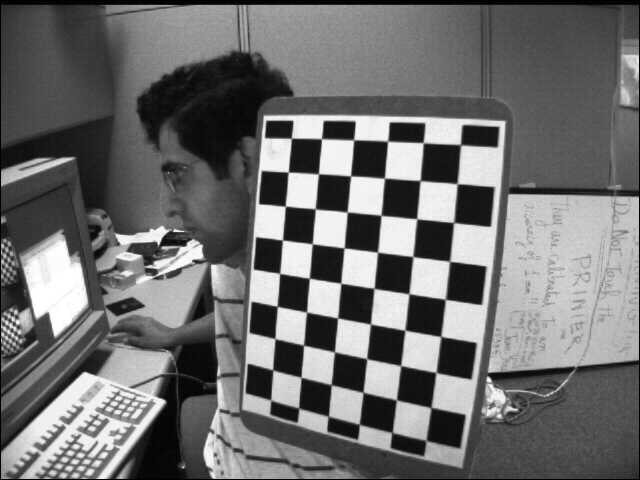
#> input picture R.jpg, 640 x 480 px
$ python 01.py
#> lines starting #> are read from the running program, lines starting #| are printed output that depends on the picture; after the words box and inside, x2 and y2 are one past the last pixel; in counts of white or black regions, pixels touching at a corner belong together; long printed decimals are rounded
"""   https://www.jianshu.com/p/23928a80fa0f   """
import numpy as np
import cv2
import glob

# 设置寻找亚像素角点的参数，采用的停止准则是最大循环次数30和最大误差容限0.001
criteria = (cv2.TERM_CRITERIA_EPS + cv2.TERM_CRITERIA_MAX_ITER, 30, 0.001)

# 获取标定板角点的位置
objp = np.zeros((6*9,3), np.float32)  # 7x8的格子 此处参数根据使用棋盘格规格进行修改
objp[:,:2] = np.mgrid[0:9,0:6].T.reshape(-1,2)
# 将世界坐标系建在标定板上，所有点的Z坐标全部为0，所以只需要赋值x和y

objpoints = [] # 存储3D点
imgpoints = [] # 存储2D点

images = glob.glob('R.jpg') # 文件存储路径，存储需要标定的摄像头拍摄的棋盘格图片

for fname in images:
    img = cv2.imread(fname)
#> img is the input picture: shape (480, 640, 3); min 0, max 255, mean 110.9
    gray = cv2.cvtColor(img,cv2.COLOR_BGR2GRAY)
    size = gray.shape[::-1]
#> size = (640, 480)
    # 寻找棋盘格角点
    ret, corners = cv2.findChessboardCorners(gray, (9,6),None)
#> ret = True; corners = 54 rows, first 8: [460.6, 145], [456.8, 183.7], [453.5, 222.5], [449.5, 261.4], [445.1, 299.5], [440.9, 336.3], [435.8, 372.2], [430.9, 407.6]

    if ret == True:
        objpoints.append(objp)

        # 在原角点的基础上寻找亚像素角点
        corners2 = cv2.cornerSubPix(gray,corners,(11,11),(-1,-1),criteria)
#> corners2 = 54 rows, first 8: [460.5, 144.7], [457.1, 183.7], [453.6, 222.5], [449.6, 261.3], [445.4, 299.3], [440.8, 336.6], [435.9, 372.5], [431, 407.5]
        if corners2.any():
            imgpoints.append(corners2)
        else:
            imgpoints.append(corners)

        # 绘制角点并显示
        img = cv2.drawChessboardCorners(img, (9,6), corners2,ret)
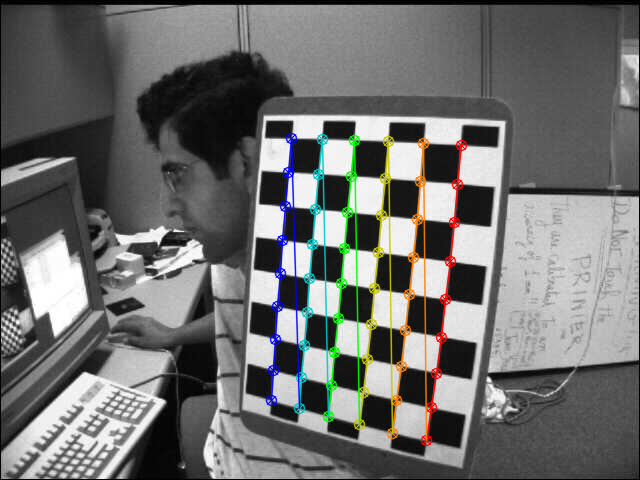
#> img: shape (480, 640, 3); 4.35% of pixels changed, all inside (x1, y1, x2, y2) = (265, 132, 468, 447)
        cv2.imshow('img',img)
        cv2.waitKey(5000)

cv2.destroyAllWindows()


ret, mtx, dist, rvecs, tvecs = cv2.calibrateCamera(objpoints, imgpoints, gray.shape[::-1],None,None)
#> ret = 0.143; mtx = [[359.8, 0, 333.1], [0, 378.6, 235.2], [0, 0, 1]]; dist = [[-0.128, -0.00449, 0.000781, -0.00197, 0.00769]]; rvecs = ([0.283, 0.22, 1.66],); tvecs = ([3.44, -2.32, 9.43],)

print ("ret:",ret  )
#| ret: 0.1426
print ("mtx:\n",mtx )       # 内参数矩阵
#| mtx:
#|  [[359.808   0.         333.100]
#|  [  0.         378.639 235.217 ]
#|  [  0.           0.           1.        ]]
print ("dist:\n",dist)      # 畸变系数   distortion cofficients = (k_1,k_2,p_1,p_2,k_3)
#| dist:
#|  [[-0.1275 -0.004485  0.0007807 -0.001969  0.007686]]
print ("rvecs:\n",rvecs)    # 旋转向量  # 外参数
#| rvecs:
#|  (array([[0.2827],
#|        [0.2196],
#|        [1.657]]),)
print ("tvecs:\n",tvecs )   # 平移向量  # 外参数
#| tvecs:
#|  (array([[ 3.436],
#|        [-2.316],
#|        [ 9.432 ]]),)

f = open('data_R_ret.txt','w')
f.write(str(ret))
f.close()
f = open('data_R_mtx.txt','w')
f.write(str(mtx))
f.close()
f = open('data_R_dist.txt','w')
f.write(str(dist))
f.close()
f = open('data_R_rvecs.txt','w')
f.write(str(rvecs))
f.close()
f = open('data_R_tvecs.txt','w')
f.write(str(tvecs))
f.close()


print("-----------------------------------------------------")
# 畸变校正
img = cv2.imread(images[0])
h, w = img.shape[:2]
#> h = 480; w = 640
newcameramtx, roi = cv2.getOptimalNewCameraMatrix(mtx,dist,(w,h),1,(w,h))
#> newcameramtx = [[286.6, 0, 332.8], [0, 300.8, 235.9], [0, 0, 1]]; roi = (27, 38, 584, 404)
print (newcameramtx )
#| [[286.632   0.         332.773]
#|  [  0.         300.756 235.862]
#|  [  0.           0.           1.        ]]
print("------------------使用undistort函数-------------------")
dst = cv2.undistort(img,mtx,dist,None,newcameramtx)
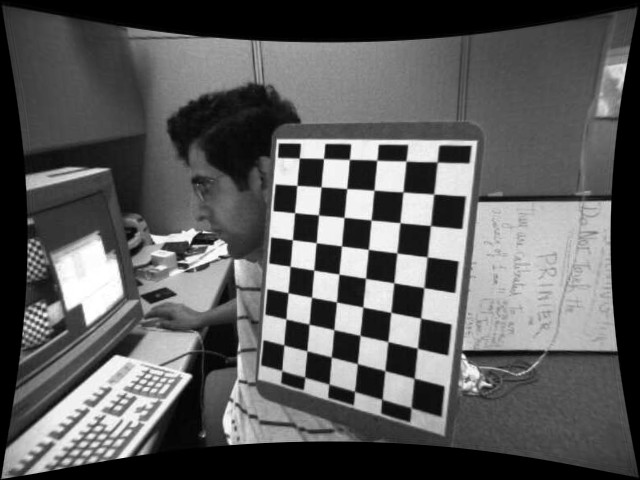
#> dst: shape (480, 640, 3); min 0, max 255, mean 92
x,y,w,h = roi
#> x = 27; y = 38; w = 584; h = 404
dst1 = dst[y:y+h,x:x+w]
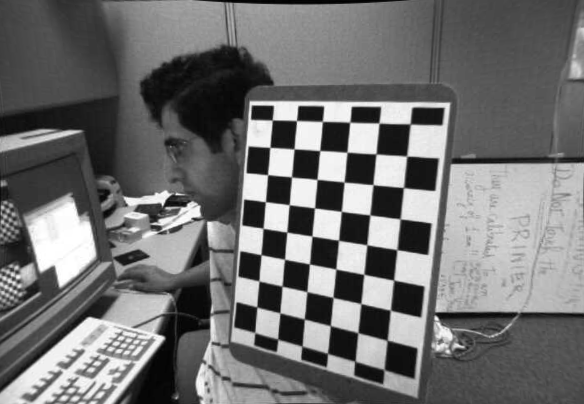
#> dst1: shape (404, 584, 3); min 0, max 255, mean 112.7
cv2.imwrite('calib_result11.jpg', dst1)
print( "方法一:dst的大小为:", dst1.shape  )
#| 方法一:dst的大小为: (404, 584, 3)

# undistort方法二
print("-------------------使用重映射的方式-----------------------")
mapx,mapy = cv2.initUndistortRectifyMap(mtx,dist,None,newcameramtx,(w,h),5)  # 获取映射方程
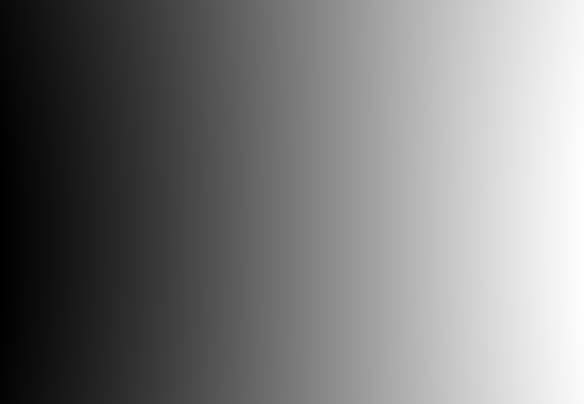
#> mapx: shape (404, 584) float32; min -20.14, max 615.3, mean 288; drawn with min black and max white
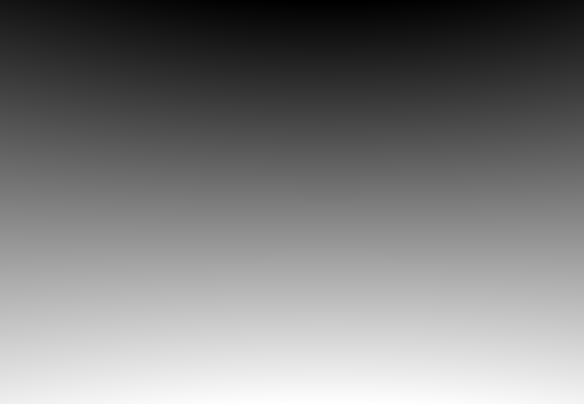
#> mapy: shape (404, 584) float32; min -37.92, max 437.6, mean 196.6; drawn with min black and max white
#dst = cv2.remap(img,mapx,mapy,cv2.INTER_LINEAR)      # 重映射
dst = cv2.remap(img,mapx,mapy,cv2.INTER_CUBIC)        # 重映射后，图像变小了
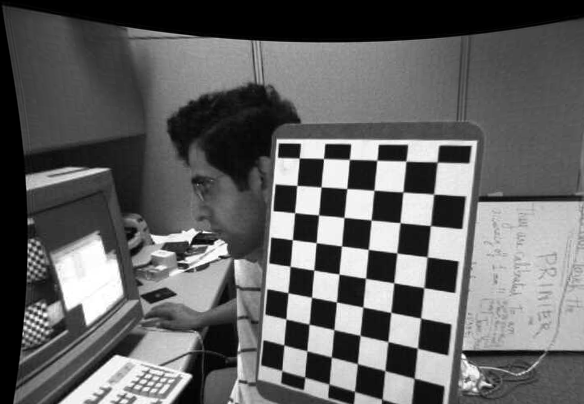
#> dst: shape (404, 584, 3); min 0, max 255, mean 99.2
x,y,w,h = roi
dst2 = dst[y:y+h,x:x+w]
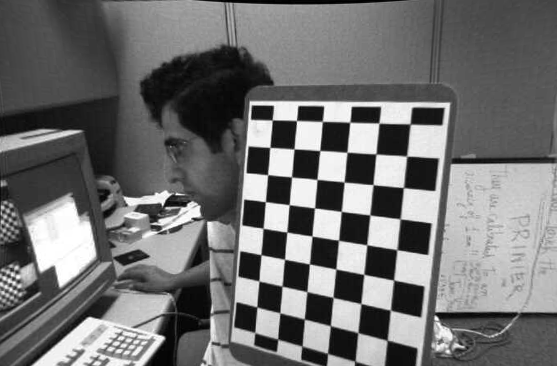
#> dst2: shape (366, 557, 3); min 0, max 255, mean 112.6
cv2.imwrite('calib_result11_2.jpg', dst2)
print ("方法二:dst的大小为:", dst2.shape )       # 图像比方法一的小
#| 方法二:dst的大小为: (366, 557, 3)

print("-------------------计算反向投影误差-----------------------")
tot_error = 0
for i in range(len(objpoints)):
    img_points2, _ = cv2.projectPoints(objpoints[i],rvecs[i],tvecs[i],mtx,dist)
    error = cv2.norm(imgpoints[i],img_points2, cv2.NORM_L2)/len(img_points2)
    tot_error += error
#> this loop made 1 pass
#> (error, tot_error) on pass 1: (0.0194, 0.0194)
#> after the loop, tot_error = 0.0194

mean_error = tot_error/len(objpoints)
#> mean_error = 0.0194
print ("total error: ", tot_error  )
#| total error:  0.01941
print ("mean error: ", mean_error)
#| mean error:  0.01941
